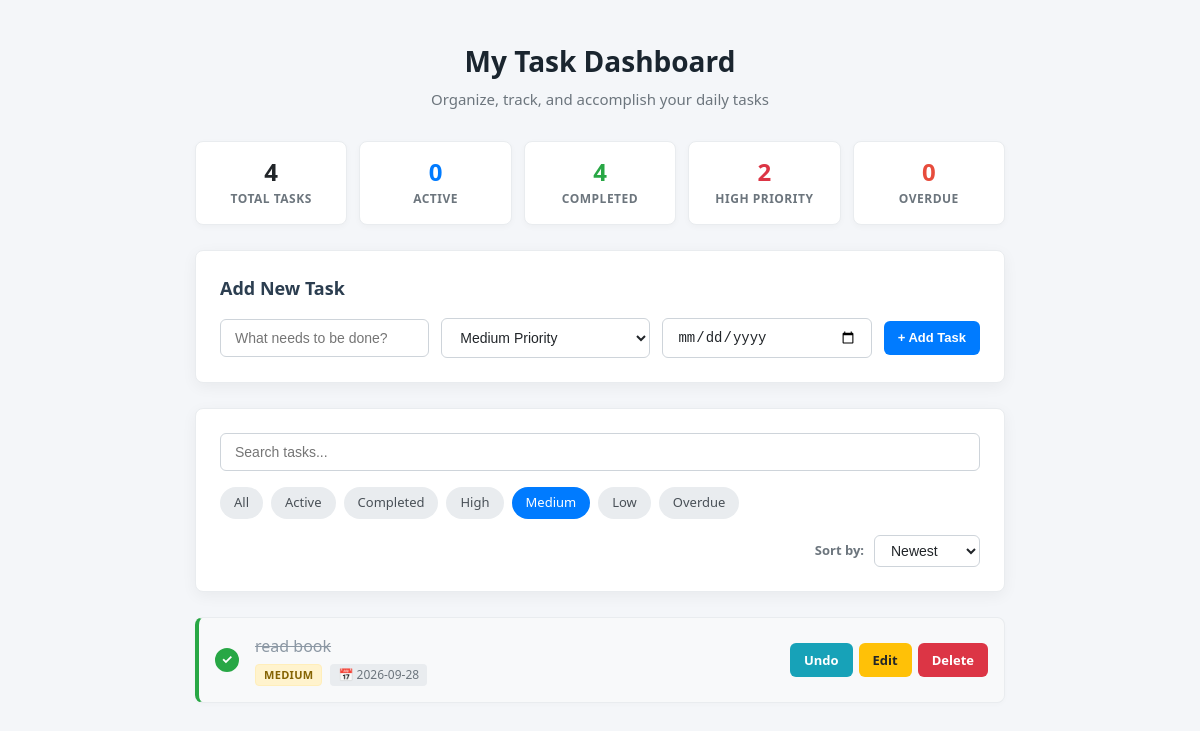
Screenshot of /?filter=medium&sort=newest with the database file from the repository.
### tables this page shows
CREATE TABLE tasks (
            id INTEGER PRIMARY KEY AUTOINCREMENT,
            task TEXT NOT NULL,
            completed INTEGER DEFAULT 0
        , priority TEXT DEFAULT 'Medium', due_date TEXT DEFAULT NULL);

### app.py (the view, shortened to what this page needs)
@app.route("/", methods=["GET", "POST"])
def home():
    search_query = request.args.get("search", "").strip()
    filter_by = request.args.get("filter", "all").lower()
    sort_by = request.args.get("sort", "newest").lower()
    today_str = date.today().isoformat()
    sql = "SELECT * FROM tasks WHERE 1=1"
    params = []
    if search_query:
        sql += " AND task LIKE ?"
        params.append(f"%{search_query}%")
    if filter_by == "active":
        sql += " AND completed = 0"
    elif filter_by == "completed":
        sql += " AND completed = 1"
    elif filter_by == "high":
        sql += " AND priority = 'High'"
    elif filter_by == "medium":
        sql += " AND priority = 'Medium'"
    elif filter_by == "low":
        sql += " AND priority = 'Low'"
    elif filter_by == "overdue":
        sql += " AND completed = 0 AND due_date IS NOT NULL AND due_date != '' AND due_date < ?"
        params.append(today_str)
    if sort_by == "oldest":
        sql += " ORDER BY id ASC"
    elif sort_by == "priority":
        sql += " ORDER BY CASE priority WHEN 'High' THEN 1 WHEN 'Medium' THEN 2 WHEN 'Low' THEN 3 ELSE 4 END ASC, id DESC"
    elif sort_by == "due_date":
        sql += " ORDER BY CASE WHEN due_date IS NULL OR due_date = '' THEN 1 ELSE 0 END, due_date ASC, id DESC"
    else:  # newest
        sql += " ORDER BY id DESC"
    conn = sqlite3.connect("todo.db")
    conn.row_factory = sqlite3.Row
    cursor = conn.cursor()
    cursor.execute(sql, params)
    tasks = cursor.fetchall()
    conn.close()
    stats = get_stats()
    return render_template(
        "index.html",
        tasks=tasks,
        stats=stats,
        search=search_query,
        current_filter=filter_by,
        current_sort=sort_by,
        today=today_str
    )

### app.py (called while the page is built)
def get_stats():
    conn = sqlite3.connect("todo.db")
    conn.row_factory = sqlite3.Row
    cursor = conn.cursor()
    cursor.execute("SELECT * FROM tasks")
    all_tasks = cursor.fetchall()
    conn.close()
    today_str = date.today().isoformat()
    total = len(all_tasks)
    active = sum(1 for t in all_tasks if not t["completed"])
    completed = sum(1 for t in all_tasks if t["completed"])
    high_priority = sum(1 for t in all_tasks if t["priority"] == "High")
    overdue = sum(
        1 for t in all_tasks
        if not t["completed"] and t["due_date"] and t["due_date"] < today_str
    )
    return {
        "total": total,
        "active": active,
        "completed": completed,
        "high_priority": high_priority,
        "overdue": overdue
    }

### templates/index.html (shortened to what this page needs)
<!DOCTYPE html>
<html lang="en">
<head>
    <link rel="stylesheet" href="{{ url_for('static', filename='style.css') }}">
</head>
<body>
    <div class="app-container">
        <header class="app-header">
            <h1>My Task Dashboard</h1>
            <p class="subtitle">Organize, track, and accomplish your daily tasks</p>
        </header>
        <div class="stats-grid">
            <a href="/?filter=all" class="stat-card {% if current_filter == 'all' %}active-stat{% endif %}">
                <span class="stat-value">{{ stats.total }}</span>
                <span class="stat-label">Total Tasks</span>
            </a>
            <a href="/?filter=active" class="stat-card {% if current_filter == 'active' %}active-stat{% endif %}">
                <span class="stat-value active-val">{{ stats.active }}</span>
                <span class="stat-label">Active</span>
            </a>
            <a href="/?filter=completed" class="stat-card {% if current_filter == 'completed' %}active-stat{% endif %}">
                <span class="stat-value completed-val">{{ stats.completed }}</span>
                <span class="stat-label">Completed</span>
            </a>
            <a href="/?filter=high" class="stat-card {% if current_filter == 'high' %}active-stat{% endif %}">
                <span class="stat-value high-val">{{ stats.high_priority }}</span>
                <span class="stat-label">High Priority</span>
            </a>
            <a href="/?filter=overdue" class="stat-card {% if current_filter == 'overdue' %}active-stat{% endif %}">
                <span class="stat-value overdue-val">{{ stats.overdue }}</span>
                <span class="stat-label">Overdue</span>
            </a>
        </div>
        <div class="card form-card">
            <h2>Add New Task</h2>
            <form method="POST" action="/" class="task-form">
                <div class="form-group flex-2">
                    <input type="text" name="task" placeholder="What needs to be done?" required class="form-control">
                </div>
                <div class="form-group">
                    <select name="priority" class="form-control priority-select">
                        <option value="Medium" selected>Medium Priority</option>
                    </select>
                </div>
                <div class="form-group">
                    <input type="date" name="due_date" class="form-control" title="Due Date">
                </div>
                <button type="submit" class="btn btn-primary">+ Add Task</button>
            </form>
        </div>
        <div class="card toolbar-card">
            <form method="GET" action="/" class="toolbar-form">
                <div class="search-box">
                    <input type="text" name="search" value="{{ search }}" placeholder="Search tasks..." class="form-control">
                </div>
                <div class="filter-pills">
                    <a href="/?filter=all{% if search %}&search={{ search }}{% endif %}&sort={{ current_sort }}" class="pill {% if current_filter == 'all' %}active{% endif %}">All</a>
                    <a href="/?filter=active{% if search %}&search={{ search }}{% endif %}&sort={{ current_sort }}" class="pill {% if current_filter == 'active' %}active{% endif %}">Active</a>
                    <a href="/?filter=completed{% if search %}&search={{ search }}{% endif %}&sort={{ current_sort }}" class="pill {% if current_filter == 'completed' %}active{% endif %}">Completed</a>
                    <a href="/?filter=high{% if search %}&search={{ search }}{% endif %}&sort={{ current_sort }}" class="pill {% if current_filter == 'high' %}active{% endif %}">High</a>
                    <a href="/?filter=medium{% if search %}&search={{ search }}{% endif %}&sort={{ current_sort }}" class="pill {% if current_filter == 'medium' %}active{% endif %}">Medium</a>
                    <a href="/?filter=low{% if search %}&search={{ search }}{% endif %}&sort={{ current_sort }}" class="pill {% if current_filter == 'low' %}active{% endif %}">Low</a>
                    <a href="/?filter=overdue{% if search %}&search={{ search }}{% endif %}&sort={{ current_sort }}" class="pill {% if current_filter == 'overdue' %}active{% endif %}">Overdue</a>
                </div>
                <div class="sort-box">
                    <label for="sort-select">Sort by:</label>
                    <select id="sort-select" name="sort" class="form-control sort-select" onchange="this.form.submit()">
                        <option value="newest" {% if current_sort == 'newest' %}selected{% endif %}>Newest</option>
                    </select>
                </div>
            </form>
        </div>
        {% if tasks %}
            <ul class="task-list">
                {% for task in tasks %}
                    <li class="task-item {% if task['completed'] %}is-completed{% endif %}">
                        <a href="/toggle/{{ task['id'] }}" class="toggle-btn {% if task['completed'] %}done{% endif %}" title="{% if task['completed'] %}Mark Active{% else %}Mark Completed{% endif %}">
                            {% if task['completed'] %}✓{% endif %}
                        </a>
                        <div class="task-details">
                            <span class="task-title {% if task['completed'] %}completed-text{% endif %}">
                                {{ task["task"] }}
                            </span>
                            <div class="task-meta">
                                <span class="priority-badge priority-{{ (task['priority'] or 'Medium')|lower }}">
                                    {{ task['priority'] or 'Medium' }}
                                </span>
                                {% if task['due_date'] %}
                                    <span class="due-date-badge {% if not task['completed'] and task['due_date'] < today %}overdue-badge{% endif %}">
                                        📅 {{ task['due_date'] }}
                                    </span>
                                {% endif %}
                            </div>
                        </div>
                        <div class="task-actions">
                            {% if task["completed"] == 0 %}
                                <a href="/complete/{{ task['id'] }}" class="btn btn-complete">Complete</a>
                            {% else %}
                                <a href="/toggle/{{ task['id'] }}" class="btn btn-undo">Undo</a>
                            {% endif %}
                            <a href="/edit/{{ task['id'] }}" class="btn btn-edit">Edit</a>
                            <a href="/delete/{{ task['id'] }}" class="btn btn-delete" onclick="return confirm('Delete this task?')">Delete</a>
                        </div>
                    </li>
                {% endfor %}
            </ul>
        {% endif %}
    </div>
</body>
</html>

### rows the page displays
tasks: task "read book", priority "MEDIUM", due_date "2026-09-28"

### other values shown
{{ stats.total }} "4"
{{ stats.active }} "0"
{{ stats.completed }} "4"
{{ stats.high_priority }} "2"
{{ stats.overdue }} "0"
